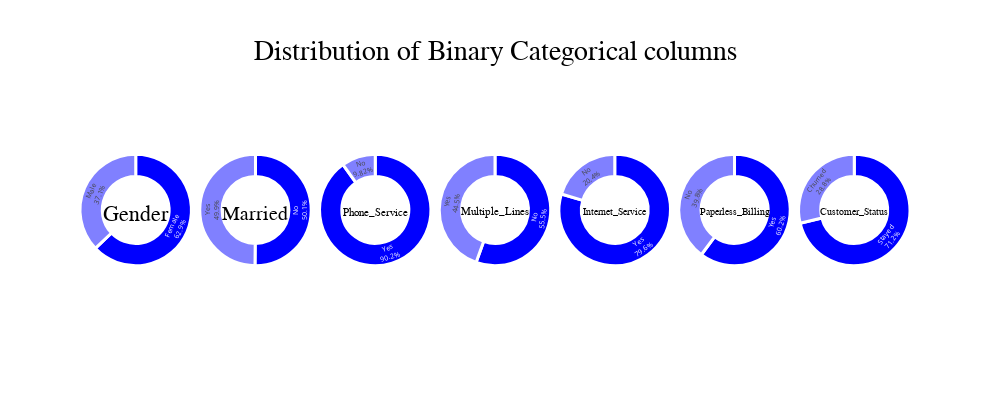

The notebook cell this image was saved under:
### Code cell
# List of binary categorical columns
bin_categorical_columns = ['Gender','Married','Phone_Service','Multiple_Lines','Internet_Service','Paperless_Billing','Customer_Status']

# Create the subplots (adjust cols to match the number of features)
fig = make_subplots(rows=1, cols=len(bin_categorical_columns), specs=[[{'type':'domain'}]*len(bin_categorical_columns)], 
                    vertical_spacing=0.01, horizontal_spacing=0.01)

# Loop through all the features and add the pie chart to the subplot
for i, feature in enumerate(bin_categorical_columns):
    value_counts = data[feature].value_counts()
    labels = value_counts.index.tolist()
    values = value_counts.values.tolist()

    # Define color map based on purple color
    cmap = colors.LinearSegmentedColormap.from_list("BLUE", ["BLUE", "white"])
    norm = colors.Normalize(vmin=0, vmax=len(labels))
    color_list = [colors.rgb2hex(cmap(norm(i))) for i in range(len(labels))]

    # Create the pie chart
    pie_chart = go.Pie(
        labels=labels,
        values=values,
        hole=0.6,
        marker=dict(colors=color_list, line=dict(color='white', width=3)),
        textposition='inside',
        textinfo='percent+label',
        title=feature,  # Add title with the feature name
        title_font=dict(size=25, color='black', family='Calibri')
    )

    # Add the pie chart to the subplot
    fig.add_trace(pie_chart, row=1, col=i+1)

# Update the layout
fig.update_layout(showlegend=False, height=400, width=990, 
                   title={
                          'text':"Distribution of Binary Categorical columns",
                          'y':0.90,
                          'x':0.5,
                          'xanchor':'center',
                          'yanchor':'top',
                          'font': {'size':28, 'color':'black', 'family':'Calibri'}
                         })

# Show the plot
fig.show()

### Figure 1 — Plotly figure (JSON) as saved in the notebook; plotly's stock layout.template omitted (floating-point values rounded to 4 significant figures)
{"data": [{"domain": {"x": [0, 0.1343], "y": [0, 1]}, "hole": 0.6, "labels": ["Female", "Male"], "marker": {"colors": ["#0000ff", "#8080ff"], "line": {"color": "white", "width": 3}}, "textinfo": "percent+label", "textposition": "inside", "title": {"font": {"color": "black", "family": "Calibri", "size": 25}, "text": "Gender"}, "type": "pie", "values": [3779, 2228]}, {"domain": {"x": [0.1443, 0.2786], "y": [0, 1]}, "hole": 0.6, "labels": ["No", "Yes"], "marker": {"colors": ["#0000ff", "#8080ff"], "line": {"color": "white", "width": 3}}, "textinfo": "percent+label", "textposition": "inside", "title": {"font": {"color": "black", "family": "Calibri", "size": 25}, "text": "Married"}, "type": "pie", "values": [3012, 2995]}, {"domain": {"x": [0.2886, 0.4229], "y": [0, 1]}, "hole": 0.6, "labels": ["Yes", "No"], "marker": {"colors": ["#0000ff", "#8080ff"], "line": {"color": "white", "width": 3}}, "textinfo": "percent+label", "textposition": "inside", "title": {"font": {"color": "black", "family": "Calibri", "size": 25}, "text": "Phone_Service"}, "type": "pie", "values": [5417, 590]}, {"domain": {"x": [0.4329, 0.5671], "y": [0, 1]}, "hole": 0.6, "labels": ["No", "Yes"], "marker": {"colors": ["#0000ff", "#8080ff"], "line": {"color": "white", "width": 3}}, "textinfo": "percent+label", "textposition": "inside", "title": {"font": {"color": "black", "family": "Calibri", "size": 25}, "text": "Multiple_Lines"}, "type": "pie", "values": [3335, 2672]}, {"domain": {"x": [0.5771, 0.7114], "y": [0, 1]}, "hole": 0.6, "labels": ["Yes", "No"], "marker": {"colors": ["#0000ff", "#8080ff"], "line": {"color": "white", "width": 3}}, "textinfo": "percent+label", "textposition": "inside", "title": {"font": {"color": "black", "family": "Calibri", "size": 25}, "text": "Internet_Service"}, "type": "pie", "values": [4784, 1223]}, {"domain": {"x": [0.7214, 0.8557], "y": [0, 1]}, "hole": 0.6, "labels": ["Yes", "No"], "marker": {"colors": ["#0000ff", "#8080ff"], "line": {"color": "white", "width": 3}}, "textinfo": "percent+label", "textposition": "inside", "title": {"font": {"color": "black", "family": "Calibri", "size": 25}, "text": "Paperless_Billing"}, "type": "pie", "values": [3614, 2393]}, {"domain": {"x": [0.8657, 1], "y": [0, 1]}, "hole": 0.6, "labels": ["Stayed", "Churned"], "marker": {"colors": ["#0000ff", "#8080ff"], "line": {"color": "white", "width": 3}}, "textinfo": "percent+label", "textposition": "inside", "title": {"font": {"color": "black", "family": "Calibri", "size": 25}, "text": "Customer_Status"}, "type": "pie", "values": [4275, 1732]}], "layout": {"height": 400, "showlegend": false, "title": {"font": {"color": "black", "family": "Calibri", "size": 28}, "text": "Distribution of Binary Categorical columns", "x": 0.5, "xanchor": "center", "y": 0.9, "yanchor": "top"}, "width": 990}}
